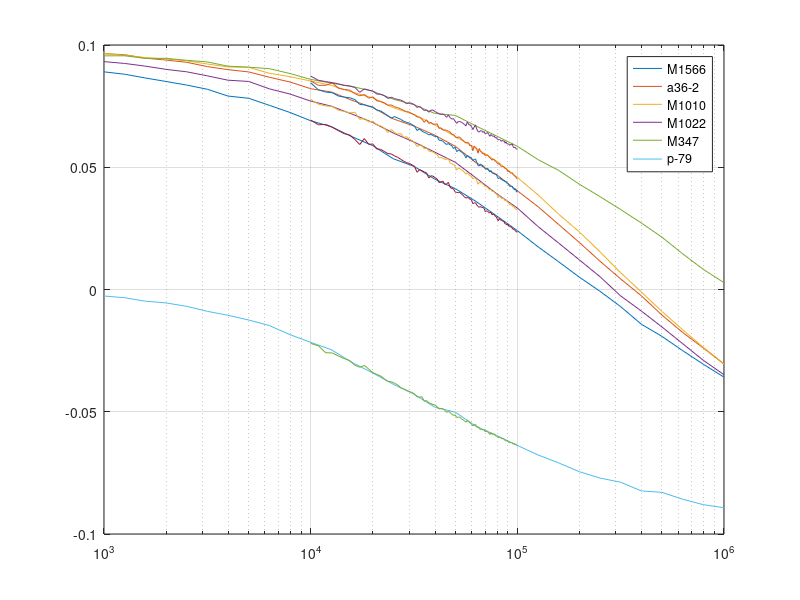
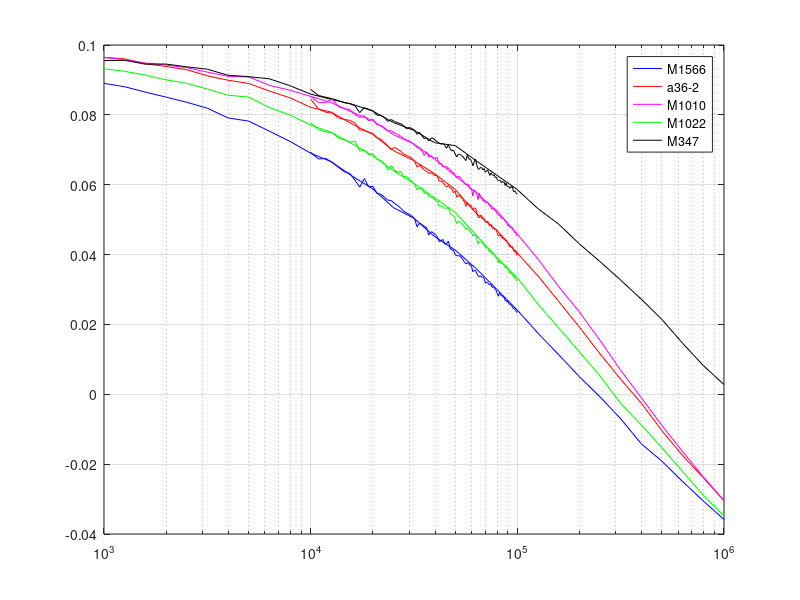

Recreate these plots in MATLAB, in order. (Note: this script raises an error after producing the figures.)
clear
close all
%%
% lectordzinorm('data21') 
% lectordzinorm('data22') 
nms={'aire' 'M1566' 'a36-2' 'M1010' 'M1022' 'M347' 'p-79'};
ps={'k-'   'b-'  'r-'  'm-' 'g-'  'k-' 'c-' };

%%
load('data21');
semilogx(f,dzicorrnorm)
legend(nms{2:end})
hold on
load('data22');
semilogx(f,dzicorrnorm)
legend(nms{2:end})
grid on
%%
load('data21');

figure
for j=1:size(dzicorrnorm,2)-1
semilogx(f,dzicorrnorm(:,j),ps{j+1})

hold on
end
legend(nms{2:end-1})
grid on
%%
load('data22');


for j=1:size(dzicorrnorm,2)-1
semilogx(f,dzicorrnorm(:,j),ps{j+1})

hold on
end
legend(nms{2:end-1})
grid on
%%
nms={'aire' 'M1566' 'a36-2' 'M1010' 'M1050' 'M347' 'p-79'};

sigmas   = [3.68  3.83 3.83 5.76 1.05 3.948]*1e6;
esps= [ 3.38 6.54 6.54 6.52 2.30 14.96 ]*1e-3; 
%
%% fiteo z1 
load('data21');
bobina='bobinamatias';
load(bobina)
sigmapatron=sigmas(6); %  78 
dpatron=esps(6); %   78 
fitpatron=fitz1(bobina,dzicorrnorm(:,6),f,sigmapatron,dpatron);
z1=fitpatron.z1;
%% fiteo mues para todo el rango 

figure
for k=1:size(dzicorrnorm,2)-1
if k>=2
k=k+1;
subplot(2,2,k-1)
mues(k)=fitmur(bobina,dzicorrnorm(:,k),f,sigmas(k),esps(k),z1,1);
grid on
title(nms{k+1})
hold on
xlabel('f[Hz]')
ylabel('Im(dZ)/Xo')
legend(' datos experimentales ',' ajuste')    
else 
subplot(2,2,k)
mues(k)=fitmur(bobina,dzicorrnorm(:,k),f,sigmas(k),esps(k),z1,1);
grid on
title(nms{k+1})
hold on
xlabel('f[Hz]')
ylabel('Im(dZ)/Xo')
legend(' datos experimentales ',' ajuste')
end    
  
end
%% graficos separados exp1 todo el ranngo

for k=1:size(dzicorrnorm,2)-1
mues(k)=fitmur(bobina,dzicorrnorm(:,k),f,sigmas(k),esps(k),z1,1,k);
grid on
title(nms{k+1}, 'FontSize', 20);
xlhand = get(gca,'xlabel');
set(xlhand,'string','f[Hz]','fontsize',14);
ylhand = get(gca,'ylabel');
set(ylhand,'string','Im(dZ)/Xo','fontsize',14);
legend({' experimental data ',' fit '},'FontSize',14)
set(gca,'fontsize',14)
fig = gcf;
set(fig,'Position',[1200 400 600 500])
print(nms{k+1},'-dpng')

end 
%%

%% para los 3 rangos
load('data21');
mues3=zeros(size(dzicorrnorm,2),3);
for k=1:size(dzicorrnorm,2)-1
mues3(k,:)=fitmur(bobina,dzicorrnorm(:,k),f,sigmas(k),esps(k),z1,3);
grid on
title(nms{k+1}, 'FontSize', 20);
xlhand = get(gca,'xlabel');
set(xlhand,'string','f[Hz]','fontsize',14);
ylhand = get(gca,'ylabel');
set(ylhand,'string','Im(dZ)/Xo','fontsize',14);
legend({' experimental data '},'FontSize',14)
set(gca,'fontsize',14)
fig = gcf;
set(fig,'Position',[1200 400 600 500])
print(nms{k+1},'-dpng')
end 



%% fiteo mues para  el rango 10 100k
load('data22');

mues10=zeros(9,size(dzicorrnorm,2));

for k=1:size(dzicorrnorm,2)
 
[mues10(:,k), frs]=fitmur(bobina,dzicorrnorm(:,k),f,sigmas(k),esps(k),z1,10);
grid on
title(nms{k+1})
xlhand = get(gca,'xlabel');
set(xlhand,'string','f[Hz]','fontsize',14);
ylhand = get(gca,'ylabel');
set(ylhand,'string','Im(dZ)/Xo','fontsize',14);
legend({' experimental data '},'FontSize',14)
set(gca,'fontsize',14)
fig = gcf;
set(fig,'Position',[1200 400 600 500])
print(nms{k+1},'-dpng')
end


%%

save('muescor','mues','mues3','mues10')
%%
csvwrite('mues.csv',mues)
csvwrite('mues3.csv',mues3')
csvwrite('mue10.csv',mues10)

%%
save my_data.out mues -ASCII